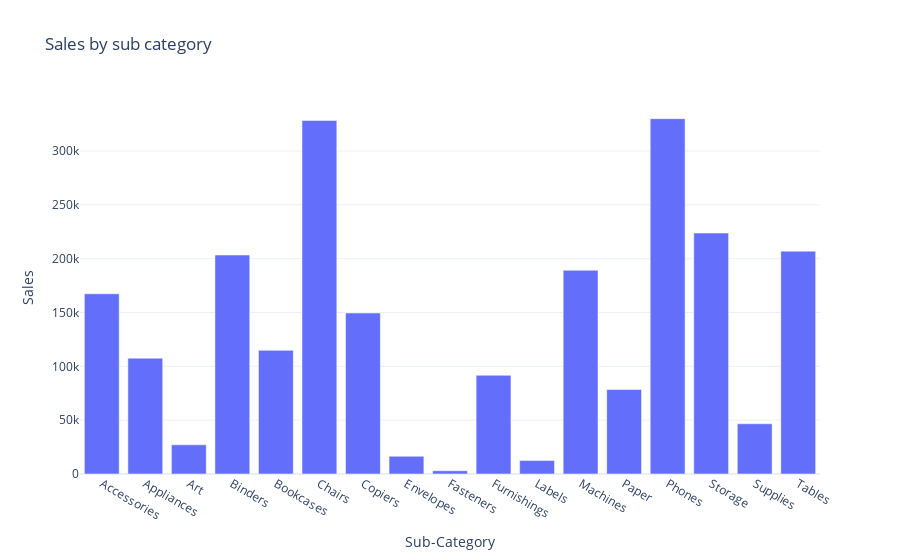

Notebook cell for this chart:
### Code cell
fig=px.bar(sales_by_subcategory,x='Sub-Category',y='Sales',title="Sales by sub category")
fig.show()

### Figure 1 — Plotly figure (JSON) as saved in the notebook; plotly's stock layout.template omitted (floating-point values rounded to 4 significant figures)
{"data": [{"alignmentgroup": "True", "hovertemplate": "Sub-Category=%{x}<br>Sales=%{y}<extra></extra>", "legendgroup": "", "marker": {"color": "#636efa", "pattern": {"shape": ""}}, "name": "", "offsetgroup": "", "orientation": "v", "showlegend": false, "textposition": "auto", "type": "bar", "x": ["Accessories", "Appliances", "Art", "Binders", "Bookcases", "Chairs", "Copiers", "Envelopes", "Fasteners", "Furnishings", "Labels", "Machines", "Paper", "Phones", "Storage", "Supplies", "Tables"], "xaxis": "x", "y": [167400.0, 107500.0, 27120.0, 203400.0, 114900.0, 328400.0, 149500.0, 16480.0, 3024.0, 91710.0, 12490.0, 189200.0, 78480.0, 330000.0, 223800.0, 46670.0, 207000.0], "yaxis": "y"}], "layout": {"barmode": "relative", "legend": {"tracegroupgap": 0}, "title": {"text": "Sales by sub category"}, "xaxis": {"anchor": "y", "domain": [0, 1], "title": {"text": "Sub-Category"}}, "yaxis": {"anchor": "x", "domain": [0, 1], "title": {"text": "Sales"}}}}
